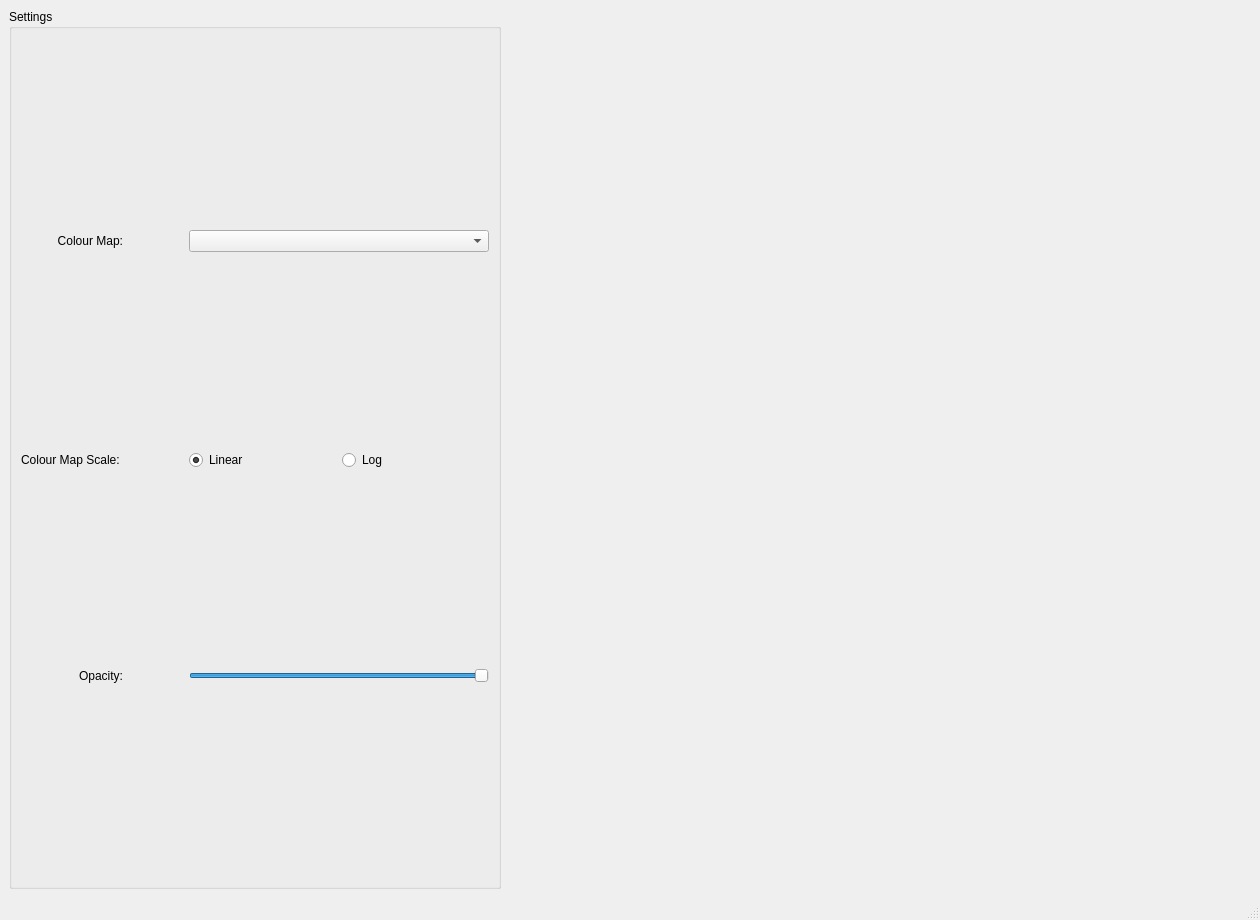
<?xml version="1.0" encoding="UTF-8"?>
<ui version="4.0">
 <class>pqPVWindow</class>
 <widget class="QMainWindow" name="pqPVWindow">
  <property name="geometry">
   <rect>
    <x>0</x>
    <y>0</y>
    <width>1260</width>
    <height>920</height>
   </rect>
  </property>
  <property name="windowTitle">
   <string>Position-Velocity Slice</string>
  </property>
  <widget class="QWidget" name="centralwidget">
   <layout class="QVBoxLayout" name="verticalLayout">
    <item>
     <layout class="QHBoxLayout" name="horizontalLayout">
      <item>
       <widget class="QGroupBox" name="groupBox">
        <property name="title">
         <string>Settings</string>
        </property>
        <layout class="QGridLayout" name="gridLayout">
         <item row="2" column="2">
          <widget class="QRadioButton" name="radioLinear">
           <property name="text">
            <string>Linear</string>
           </property>
           <property name="checked">
            <bool>true</bool>
           </property>
          </widget>
         </item>
         <item row="2" column="3">
          <widget class="QRadioButton" name="radioLog">
           <property name="text">
            <string>Log</string>
           </property>
          </widget>
         </item>
         <item row="0" column="0">
          <widget class="QLabel" name="label_2">
           <property name="text">
            <string>Colour Map:</string>
           </property>
           <property name="alignment">
            <set>Qt::AlignRight|Qt::AlignTrailing|Qt::AlignVCenter</set>
           </property>
          </widget>
         </item>
         <item row="0" column="2" colspan="2">
          <widget class="QComboBox" name="comboLut">
           <property name="minimumSize">
            <size>
             <width>300</width>
             <height>0</height>
            </size>
           </property>
          </widget>
         </item>
         <item row="2" column="0">
          <widget class="QLabel" name="label_3">
           <property name="text">
            <string>Colour Map Scale: </string>
           </property>
           <property name="alignment">
            <set>Qt::AlignRight|Qt::AlignTrailing|Qt::AlignVCenter</set>
           </property>
          </widget>
         </item>
         <item row="3" column="0">
          <widget class="QLabel" name="label">
           <property name="text">
            <string>Opacity:</string>
           </property>
           <property name="alignment">
            <set>Qt::AlignRight|Qt::AlignTrailing|Qt::AlignVCenter</set>
           </property>
          </widget>
         </item>
         <item row="3" column="2" colspan="2">
          <widget class="QSlider" name="opacitySlider">
           <property name="maximum">
            <number>100</number>
           </property>
           <property name="value">
            <number>100</number>
           </property>
           <property name="orientation">
            <enum>Qt::Horizontal</enum>
           </property>
          </widget>
         </item>
         <item row="2" column="1">
          <spacer name="horizontalSpacer_2">
           <property name="orientation">
            <enum>Qt::Horizontal</enum>
           </property>
           <property name="sizeType">
            <enum>QSizePolicy::Fixed</enum>
           </property>
           <property name="sizeHint" stdset="0">
            <size>
             <width>60</width>
             <height>20</height>
            </size>
           </property>
          </spacer>
         </item>
        </layout>
       </widget>
      </item>
      <item>
       <spacer name="horizontalSpacer">
        <property name="orientation">
         <enum>Qt::Horizontal</enum>
        </property>
        <property name="sizeHint" stdset="0">
         <size>
          <width>40</width>
          <height>20</height>
         </size>
        </property>
       </spacer>
      </item>
     </layout>
    </item>
   </layout>
  </widget>
  <widget class="QMenuBar" name="menubar">
   <property name="geometry">
    <rect>
     <x>0</x>
     <y>0</y>
     <width>1260</width>
     <height>22</height>
    </rect>
   </property>
  </widget>
  <widget class="QStatusBar" name="statusbar"/>
 </widget>
 <resources/>
 <connections/>
</ui>
